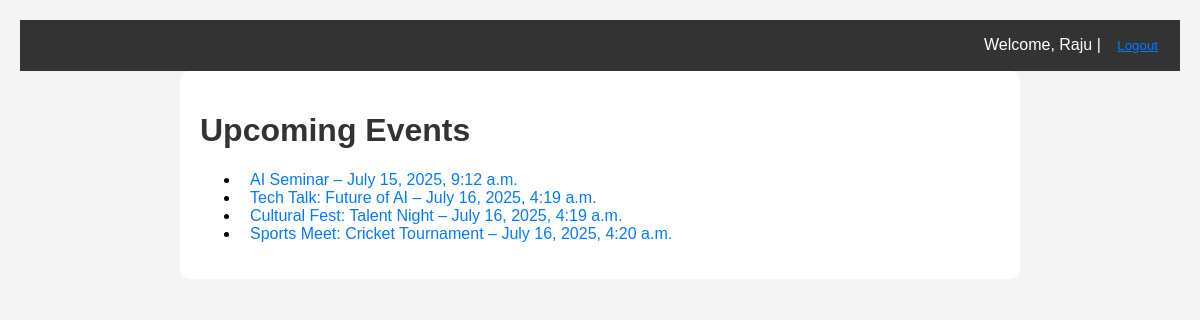
Screenshot of / (signed in) with the database file from the repository.
### events/models.py (models this page shows, shortened)
class Event(models.Model):
    title = models.CharField(max_length=100)
    description = models.TextField()
    date = models.DateTimeField()
    location = models.CharField(max_length=255)
    category = models.ForeignKey(EventCategory, on_delete=models.SET_NULL, null=True, blank=True)

### events/views.py (the view)
# urls.py: path('', EventListView.as_view(), name='event_list'),
class EventListView(ListView):
    model = Event
    template_name = 'events/event_list.html'  # Ensure this template exists
    context_object_name = 'events'  # You can access this in the template using {{ events }}

### events/templates/events/event_list.html
{% extends 'base.html' %}
{% block content %}
  <h1>Upcoming Events</h1>
  <ul>
    {% for event in events %}
      <li>
        <a href="{% url 'event_detail' event.id %}">
          {{ event.title }} – {{ event.date }}
        </a>
      </li>
    {% empty %}
      <li>No events found.</li>
    {% endfor %}
  </ul>
{% endblock %}

### events/templates/base.html (shortened to what this page needs)
{% load static %}
<!DOCTYPE html>
<html>
<head>
</head>
<body>
  {% if user.is_authenticated %}
  <div class="header">
    Welcome, {{ user.username }} |
    <form method="post" action="{% url 'logout' %}" style="display:inline;">
      <button type="submit" style="background:none;border:none;color:#007bff;text-decoration:underline;cursor:pointer;">
        Logout
      </button>
    </form>
  </div>
{% endif %}
  <div class="content">
    {% block content %}{% endblock %}
  </div>
</body>
</html>

### events/templates/base.html (style rules this page uses)
body { font-family: Arial, sans-serif; background-color: #f4f4f4; margin: 0; padding: 20px; }
.header { background-color: #333; color: white; padding: 10px; text-align: right; }
a { color: #007bff; text-decoration: none; margin-left: 10px; }
.content { background-color: white; padding: 20px; border-radius: 10px; max-width: 800px; margin: auto; }
h1, h2 { color: #333; }
button { background-color: #007bff; color: white; padding: 8px 12px; border: none; border-radius: 5px; cursor: pointer; }

### rows the page displays
Event: title "AI Seminar", date "July 15, 2025, 9:12 a.m."
Event: title "Tech Talk: Future of AI", date "July 16, 2025, 4:19 a.m."
Event: title "Cultural Fest: Talent Night", date "July 16, 2025, 4:19 a.m."
Event: title "Sports Meet: Cricket Tournament", date "July 16, 2025, 4:20 a.m."

### other values shown
{{ user.username }} "Raju"
